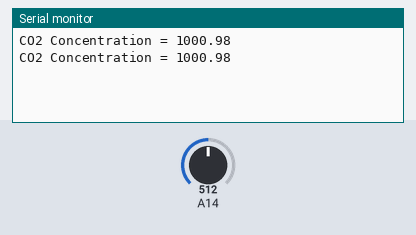
Recording of a sketch running on a simulated Arduino Mega 2560, built with avr-gcc and run on an emulated ATmega2560. Parts: the last lines printed to the serial monitor. The inputs (shaded band) are chosen by the test bench; at power-on: A14 = 512.

Above: at 1.8 s.
1.9 s: A14 set to 716
At 2.8 s:
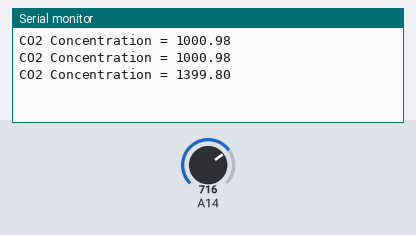
3.4 s: A14 set to 900
At 4.5 s:
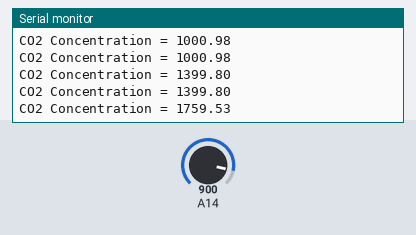
Timing chart, 0 to 6.4 s (numbered marks = the images above; inputs shaded):
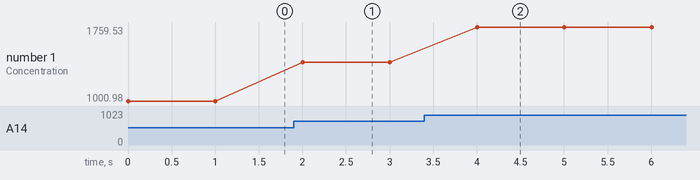

Measured:
- after the input at 1.9 s, the serial monitor: prints a new line after 0.10 s (image 1)
- after the input at 3.4 s, the serial monitor: prints a new line after 0.60 s (image 2)
- plotted number 1: 1000.98 → 1399.8 after the input at 1.9 s, 1399.8 → 1759.53 after the input at 3.4 s

The sketch:

cozir_test.ino
```cpp
#include <SPI.h>

//COZIR
const int cozir = 2;
double val;
double CO2conc = 0.0;
double CO2sum = 0.0;
double FS = 2000;
double vsupply;
double percentOfMax;
// pin A6 = analog voltage for COZIR

void setup() {
  // put your setup code here, to run once:
  Serial.begin(9600);
  pinMode(A14, INPUT);

//  SPI.setClockDivider(SPI_CLOCK_DIV4);
//  SPI.setBitOrder(MSBFIRST);
//  SPI.setDataMode(SPI_MODE0);
}

void loop() {
  vsupply = 1023;
  val = analogRead(A14);
  CO2conc = FS * (val / vsupply);
//  Serial.print("V Supply = ");
//  Serial.println(vsupply);
//  Serial.print("Analog Voltage = ");
//  Serial.println(val);
  Serial.print("CO2 Concentration = ");
  Serial.println(CO2conc);
//  CO2conc = (val*3.28)/FS;
  delay(1000);

//    val = analogRead(cozir);
//    //Serial.println(val);
//     CO2conc = (val*2.25 - 126.00-375);
//     //val*2.25 - 126.00-375
//    CO2sum=CO2conc+CO2sum;
}
```
